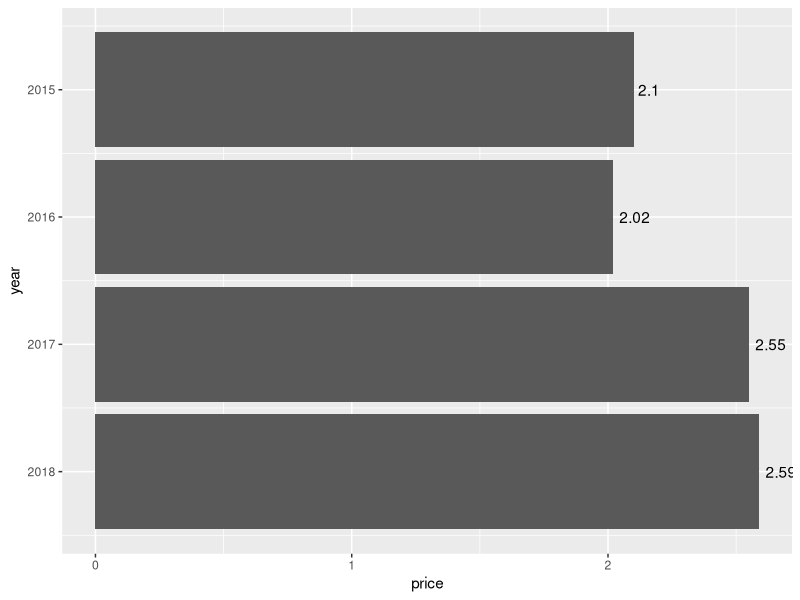

This chart was generated by the following R code:


library(tidyverse)
library(broom)

df <- tribble(~group, ~set, ~x, ~y,
              0, "training", 1, 2,
              0, "training", 2, 4,
              0, "training", 4, 9,
              0, "training", 5, 9,
              0, "training", 15, 29,
              0, "training", 20, 42,
              0, "training", 21, 42,
              0, "training", 25, 49,
              0, "test", 10, NA,
)
df %>%
  filter(set == "training") %>%
  group_by(group) %>%
  do(pm = lm(y ~ x, data = .)) %>%
  left_join(df, ., by = "group") 

?tribble


df <- tribble(~year, ~price,
              2015, 2.10,
              2016, 2.02,
              2017, 2.55,
              2018, 2.59)
ggplot(df, aes(x=year, y = price)) +
  geom_bar(stat="identity") +
  coord_flip() +
  scale_x_reverse() +
  geom_text(df, mapping=aes(label=price, hjust=-0.2))
